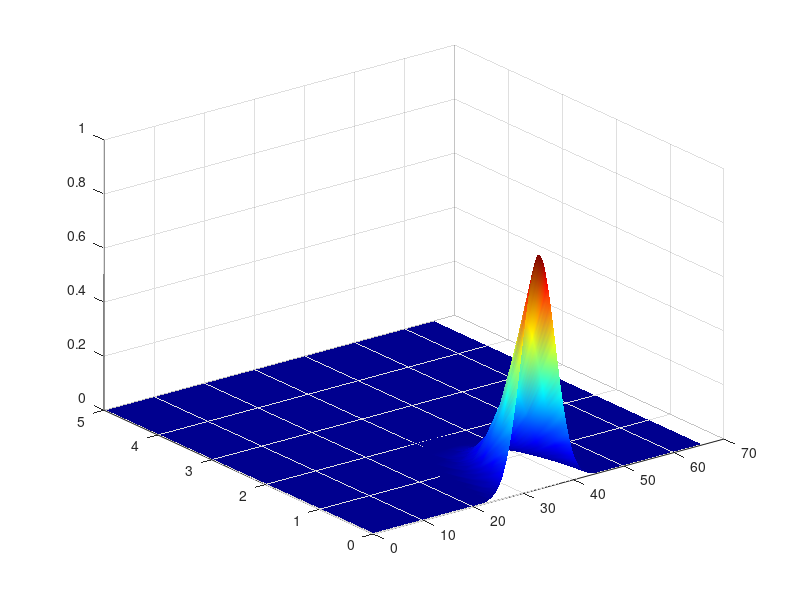
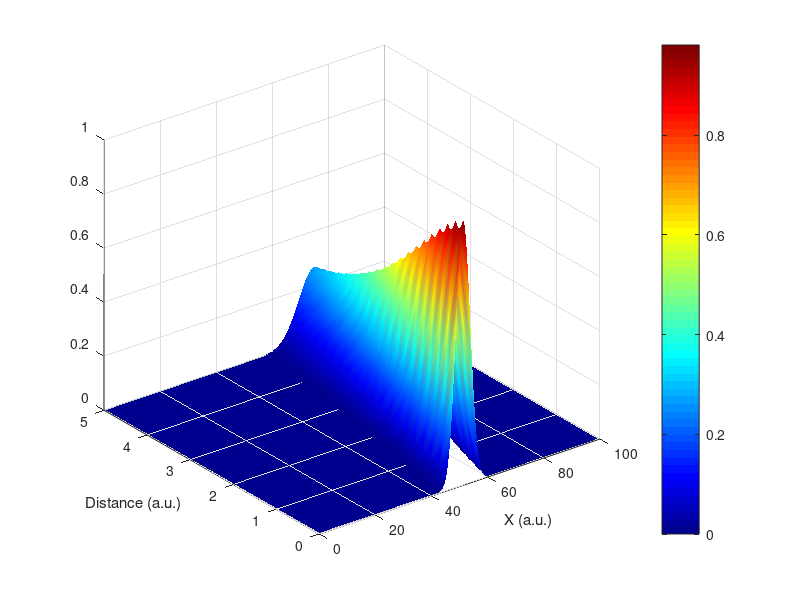
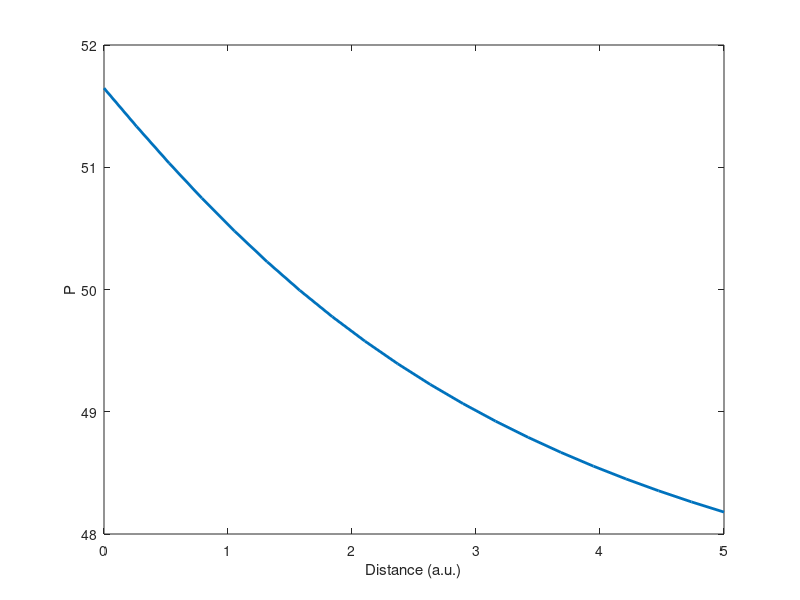

Reproduce these figures in MATLAB, in order.

% Number of fourier modes
L_space = 100;
L_time = 66;

% Number of points to split up x into
N_space = 2^8;
N_time = 2^8;

% points for x and y 
x = (L_space/N_space)*(0:N_space-1);
t = (L_time/N_time)*(0:N_time-1);
[X, T] = meshgrid(x,t);

% Fourier space for x and y
kx_pump = 2*pi/L_space*[(0:N_space/2-1) (-N_space/2:-1)];
omega_pump = 2*pi/L_time*[(0:N_time/2-1) (-N_time/2:-1)];


[Kx_pump, OMEGA_pump] = meshgrid(kx_pump,omega_pump);

% nonlinear
Aeff_mm_squared = 20e-6;

alpha_2_d_mm_per_W = 50e-8;

%alpha_2_d_mm_per_W = 0;

gamma2_d = alpha_2_d_mm_per_W/(2*Aeff_mm_squared);


% Propagation distance
Z = 5;
steps = 20;
dZ = Z/steps;

% Initial envelope
phi_pump = exp(-1i*X).*exp(-((X - 0.5*L_space).^2./5^2 + (T - 0.5*L_time).^2./6.617.^2));

% Linear propagation operator
D_pump = -(0.5*(-1i*5*Kx_pump.^2 + 1i*5*OMEGA_pump.^2)*0.5*dZ);

phi_out_pump = zeros(steps, N_time, N_space);


% Not symmetrized, will need to do that for better accuracy
for ind = 1:steps
    lin_step_pump_1 = ifft2(fft2(phi_pump).*exp(D_pump));

    nonlin_step_pump = lin_step_pump_1.*exp((-2*gamma2_d*abs(lin_step_pump_1).^2)*dZ);
    
    lin_step_pump_2 = ifft2(fft2(nonlin_step_pump).*exp(D_pump));
    
    phi_pump = lin_step_pump_2;

    phi_out_pump(ind, :, :) = phi_pump;
end

P = zeros(1,steps);
%Power
dX = L_space/N_space;
dT = L_time/N_time;

for ind = 1:steps
    P(ind) = dX*dT*sum(sum(abs(phi_out_pump(ind,:,:)).^2));
end
 
z = linspace(0,Z,steps);
figure(1)
% surf(x,z,abs(phi_out(:,:,N_time/2)).^2)
surf(t,z,abs(squeeze(phi_out_pump(:,:,N_space/2+1))).^2)
shading interp, colormap('jet')

figure(2)
surf(x,z,abs(squeeze(phi_out_pump(:,N_time/2+1,:))).^2)
shading interp
colormap('jet')
colorbar
xlabel('X (a.u.)')
ylabel('Distance (a.u.)')
%xlim([min(x) max(x)])



%Power conservation
figure(3)
plot(z,P,'Linewidth',2)
xlabel('Distance (a.u.)')
ylabel('P')
%ylim([P(1)-1 P(1)+1])


show_video = 0;
if show_video, for ind = 1:steps
        imshow(squeeze(abs(phi_out_pump(ind,:,:)).^2)./max(max(abs(phi_out_pump(ind,:,:)).^2)))
        pause(0.01)
        end
end

 
